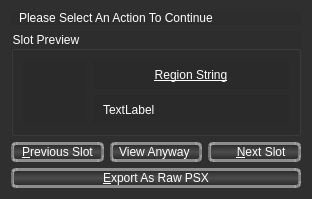
<?xml version="1.0" encoding="UTF-8"?>
<ui version="4.0">
 <class>errbox</class>
 <widget class="QDialog" name="errbox">
  <property name="windowModality">
   <enum>Qt::ApplicationModal</enum>
  </property>
  <property name="geometry">
   <rect>
    <x>0</x>
    <y>0</y>
    <width>312</width>
    <height>186</height>
   </rect>
  </property>
  <property name="sizePolicy">
   <sizepolicy hsizetype="Preferred" vsizetype="Preferred">
    <horstretch>0</horstretch>
    <verstretch>0</verstretch>
   </sizepolicy>
  </property>
  <property name="windowTitle">
   <string>Non Final Fantasy VII Slot Detected</string>
  </property>
  <property name="windowIcon">
   <iconset resource="images.qrc">
    <normaloff>:/icon/bchoco</normaloff>:/icon/bchoco</iconset>
  </property>
  <property name="styleSheet">
   <string notr="true">QWidget{background-color: rgba(10,10,10,16);font:;color:rgb(255,255,255);}

QWidget:disabled,QLabel:disabled{font:;color:rgb(74, 80, 73);background-color:rgba(48, 47, 47,128);}

QDialog{
background-color:rgb(48,47,47);
selection-background-color: rgba(34, 201, 247, 128);
selection-color: rgb(255,255,255);
}
QPushButton:enabled {  
    border:3px solid; 
	border-left-color: qlineargradient(spread:pad, x1:0, y1:0, x2:1, y2:0, stop:0 rgba(123, 123, 123, 192), stop:1 rgba(172, 172, 172, 192));
	border-right-color: qlineargradient(spread:pad, x1:0, y1:0, x2:1, y2:0, stop:0 rgba(123, 123, 123, 192), stop:1 rgba(172, 172, 172, 192));
	border-bottom-color: rgba(172, 172, 172,192);
	border-top-color: rgba(172, 172, 172,192);
    background-color: qlineargradient(spread:pad, x1:0.5, y1:0.00568182, x2:0.497, y2:1, stop:0 rgba(32, 31, 31, 128), stop:0.5 rgba(106, 106, 106, 128), stop:1 rgba(32, 31, 31,128));
	border-radius: 5px;
}</string>
  </property>
  <layout class="QVBoxLayout" name="verticalLayout_2">
   <item>
    <widget class="QLabel" name="label">
     <property name="text">
      <string>Please Select An Action To Continue</string>
     </property>
     <property name="indent">
      <number>8</number>
     </property>
    </widget>
   </item>
   <item>
    <widget class="QGroupBox" name="groupBox">
     <property name="title">
      <string>Slot Preview</string>
     </property>
     <layout class="QHBoxLayout" name="horizontalLayout_2">
      <item>
       <widget class="QLabel" name="lbl_icon">
        <property name="minimumSize">
         <size>
          <width>64</width>
          <height>64</height>
         </size>
        </property>
        <property name="maximumSize">
         <size>
          <width>64</width>
          <height>64</height>
         </size>
        </property>
        <property name="text">
         <string/>
        </property>
        <property name="scaledContents">
         <bool>true</bool>
        </property>
       </widget>
      </item>
      <item>
       <layout class="QVBoxLayout" name="verticalLayout_3">
        <item>
         <widget class="QLabel" name="label_2">
          <property name="font">
           <font>
            <underline>true</underline>
           </font>
          </property>
          <property name="text">
           <string>Region String</string>
          </property>
          <property name="alignment">
           <set>Qt::AlignCenter</set>
          </property>
         </widget>
        </item>
        <item>
         <widget class="QLabel" name="lbl_regionstring">
          <property name="text">
           <string>TextLabel</string>
          </property>
          <property name="indent">
           <number>10</number>
          </property>
         </widget>
        </item>
       </layout>
      </item>
     </layout>
    </widget>
   </item>
   <item>
    <layout class="QVBoxLayout" name="verticalLayout">
     <property name="spacing">
      <number>-1</number>
     </property>
     <item>
      <layout class="QHBoxLayout" name="horizontalLayout">
       <item>
        <widget class="QPushButton" name="btn_prev">
         <property name="sizePolicy">
          <sizepolicy hsizetype="Preferred" vsizetype="Fixed">
           <horstretch>0</horstretch>
           <verstretch>0</verstretch>
          </sizepolicy>
         </property>
         <property name="text">
          <string>&amp;Previous Slot</string>
         </property>
         <property name="icon">
          <iconset resource="images.qrc">
           <normaloff>:/icon/prev</normaloff>:/icon/prev</iconset>
         </property>
         <property name="shortcut">
          <string>Alt+Left</string>
         </property>
        </widget>
       </item>
       <item>
        <widget class="QPushButton" name="btn_view">
         <property name="text">
          <string>View Anyway </string>
         </property>
         <property name="icon">
          <iconset resource="images.qrc">
           <normaloff>:/icon/quit</normaloff>:/icon/quit</iconset>
         </property>
        </widget>
       </item>
       <item>
        <widget class="QPushButton" name="btn_next">
         <property name="layoutDirection">
          <enum>Qt::RightToLeft</enum>
         </property>
         <property name="autoFillBackground">
          <bool>false</bool>
         </property>
         <property name="text">
          <string>    &amp;Next Slot</string>
         </property>
         <property name="icon">
          <iconset resource="images.qrc">
           <normaloff>:/icon/next</normaloff>:/icon/next</iconset>
         </property>
         <property name="shortcut">
          <string>Alt+Right</string>
         </property>
         <property name="default">
          <bool>true</bool>
         </property>
         <property name="flat">
          <bool>false</bool>
         </property>
        </widget>
       </item>
      </layout>
     </item>
     <item>
      <widget class="QPushButton" name="btn_export">
       <property name="text">
        <string>&amp;Export As Raw PSX</string>
       </property>
       <property name="icon">
        <iconset resource="images.qrc">
         <normaloff>:/icon/psxmc</normaloff>:/icon/psxmc</iconset>
       </property>
      </widget>
     </item>
    </layout>
   </item>
  </layout>
 </widget>
 <resources>
  <include location="images.qrc"/>
 </resources>
 <connections/>
</ui>
